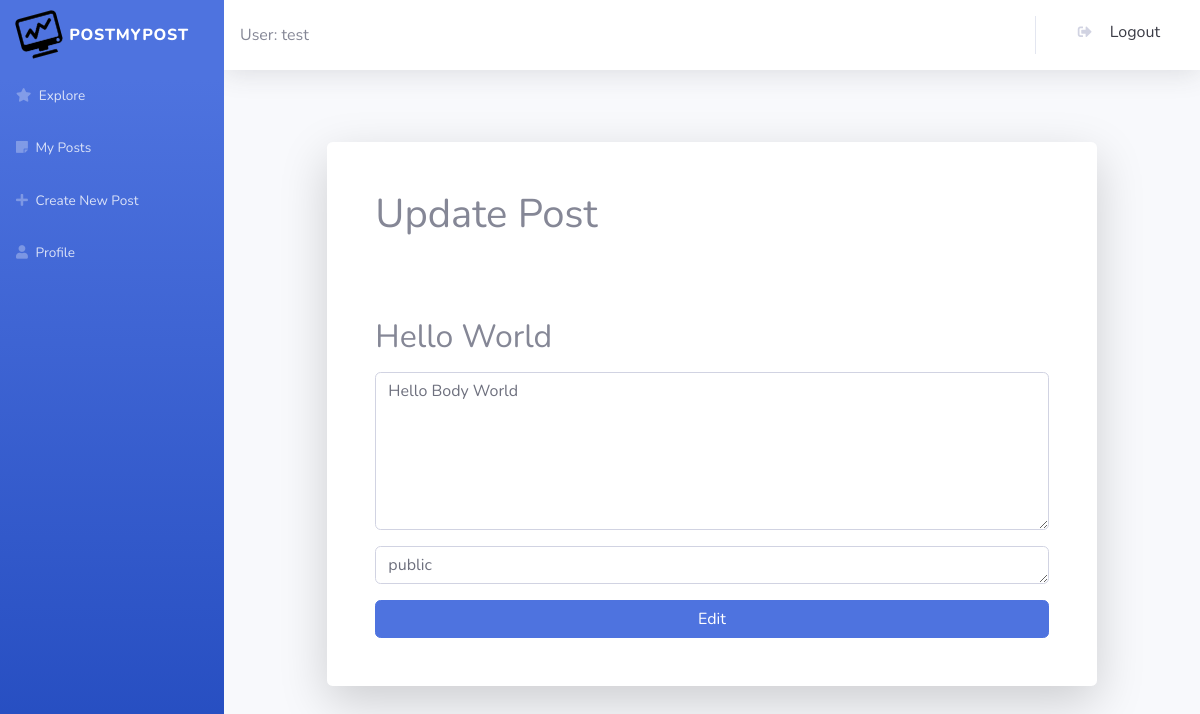
The page /post_update/1 (signed in) on the database its author committed.
### app/models.py (models this page shows, shortened)
class User(UserMixin, db.Model):
    id = db.Column(db.Integer, primary_key=True)
    username = db.Column(db.String(50), index=True, unique=True)
    role = db.Column(db.String(50), index=True)
    password_hash = db.Column(db.String(128))
    posts = db.relationship("BlogPost")
    token = db.Column(db.String(128), index=True, unique=True)
    token_exp = db.Column(db.DateTime)

class BlogPost(db.Model):
    id = db.Column(db.Integer, primary_key = True)
    title = db.Column(db.String(50))
    body = db.Column(db.String(200))
    date = db.Column(db.String(50))
    user_id = db.Column(db.Integer, db.ForeignKey("user.id"), nullable = False)
    username = db.Column(db.String(50))
    visibility = db.Column(db.String(10))
    edited = db.Column(db.String(3))

### app/routes.py (the view, shortened to what this page needs)
@app.route('/post_update/<id>',  methods=['GET', 'POST'])
@login_required
def post_update(id):
    post = db.session().query(BlogPost).filter_by(id=id).first()
    form = PostEdit()
    return render_template("update_post.html", post=post, form=form)

### app/forms.py
class PostEdit(FlaskForm):
    body = StringField('Content...', validators=[DataRequired()])
    visibility = StringField('Public or Private', validators=[DataRequired()])
    submit = SubmitField('Register')

### app/models.py (called while the page is built)
@login.user_loader
def load_user(id):
    return User.query.get(int(id))

### app/templates/update_post.html (shortened to what this page needs)
{% extends "base.html" %}
{% block content %}
<div class="container">
    <div class="row justify-content-center">
        <div class="col-md-9 col-lg-12 col-xl-10">
            <div class="card shadow-lg o-hidden border-0 my-5">
                <div class="card-body p-0">
                    <div class="row">
                        <div class="col">
                            <div class="p-5">
                                <h1>Update Post</h1>
                                <br>
                                <br>
                                <br>
                                <form action="" method="post" novalidate>
                                    <div class="form-group">
                                        <h2>{{post.title}}</h2>
                                    </div>
                                    <div class="form-group">
                                        <textarea
                                            class="form-control form-control-user"
                                            type="text"
                                            id="body"
                                            placeholder={{"Content..."}}
                                            name="body"
                                            value="{{request.form.body }}"
                                            rows="6"
                                        >{{post.body}}</textarea>
                                    </div>
                                    <div class="form-group">
                                        <textarea
                                            class="form-control form-control-user"
                                            type="text"
                                            id="visibility"
                                            placeholder="public or private"
                                            name="visibility"
                                            value="{{request.form.visibility }}"
                                            rows="1"
                                        >{{post.visibility}}</textarea>
                                    </div>
                                    <button
                                        class="btn btn-primary btn-block text-white btn-user"
                                        type="submit">
                                        Edit
                                    </button>
                                </form>
                            </div>
                        </div>
                    </div>
                </div>
            </div>
        </div>
    </div>
</div>
{% endblock %}

### app/templates/base.html (shortened to what this page needs)
<!DOCTYPE html>
<html>
    <head>
        <link
            rel="stylesheet"
            href="{{ url_for('static', filename='bootstrap.min.css') }}"
        />
        <link
        rel="stylesheet"
        href="https://use.fontawesome.com/releases/v5.7.1/css/all.css"
        />
    </head>
    <body id="page-top">
        <div id="wrapper">
            <nav class="navbar navbar-dark align-items-start sidebar sidebar-dark accordion bg-gradient-primary p-0">
                <div class="container-fluid d-flex flex-column p-0">
                    {% if current_user.is_anonymous %}
                    {% else %}
                    <a
                    class="navbar-brand d-flex justify-content-center align-items-center sidebar-brand m-0"
                    href="{{url_for('explore')}}">
                        <div class="sidebar-brand-icon rotate-n-15">
                            <img src="{{ url_for('static', filename='logo.png') }}" style="width: 42px; height: 42px;">
                        </div>
                        <div class="sidebar-brand-text ml-2 pr-3">
                            <span>PostMyPost</span>
                        </div>
                    </a>
                    <ul class="nav navbar-nav text-light" id="accordionSidebar">
                        <li role="presentation" class="nav-item">
                            <a class="nav-link" href="{{url_for('explore')}}">
                                <i class="fas fa-star"></i>
                                <span>Explore</span>
                            </a>
                        </li>
                        <li role="presentation" class="nav-item">
                            <a class="nav-link" href="{{url_for('my_posts')}}">
                                <i class="fas fa-sticky-note"></i>
                                <span>My Posts</span>
                            </a>
                        </li>
                        <li role="presentation" class="nav-item">
                            <a class="nav-link" href="{{url_for('create_post')}}">
                                <i class="fas fa-plus"></i>
                                <span>Create New Post</span>
                            </a>
                        </li>
                        <li role="presentation" class="nav-item">
                            <a class="nav-link" href="{{url_for('user', username=current_user.username)}}">
                                <i class="fas fa-user"></i>
                                <span>Profile</span>
                            </a>
                        </li>
                    </ul>
                </div>
            </nav>
            <div class="d-flex flex-column" id="content-wrapper">
                <div id="content">
                    <nav class="navbar navbar-light navbar-expand bg-white shadow mb-4 topbar static-top">
                        <div class="container-fluid">
                            <span>User: {{current_user.username}}</span>
                            <ul class="nav navbar-nav flex-nowrap ml-auto">
                                <div class="nav-item dropdown no-arrow">
                                    <a class="dropdown-item" role="presentation" href="{{url_for('logout')}}">
                                    <i class="fas fa-sign-out-alt fa-sm fa-fw mr-2 text-gray-400"></i>
                                    &nbsp;Logout</a>
                                </div>
                            </ul>
                        </div>
                    </nav>
                    {% block content %}{% endblock %}
                </div>
            </div>
            {% endif %}
        </div>
    </body>
</html>

### rows shown on the page
User: username "test"
BlogPost: title "Hello World", body "Hello Body World", visibility "public"
